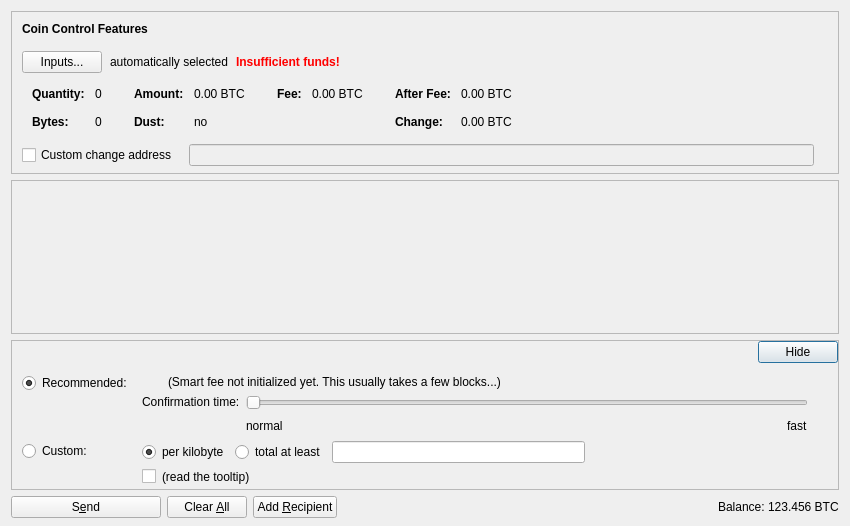
<?xml version="1.0" encoding="UTF-8"?>
<ui version="4.0">
 <class>SendCoinsDialog</class>
 <widget class="QDialog" name="SendCoinsDialog">
  <property name="geometry">
   <rect>
    <x>0</x>
    <y>0</y>
    <width>850</width>
    <height>526</height>
   </rect>
  </property>
  <property name="windowTitle">
   <string>Send Coins</string>
  </property>
  <layout class="QVBoxLayout" name="verticalLayout" stretch="0,1,0,0">
   <property name="bottomMargin">
    <number>8</number>
   </property>
   <item>
    <widget class="QFrame" name="frameCoinControl">
     <property name="sizePolicy">
      <sizepolicy hsizetype="Expanding" vsizetype="Expanding">
       <horstretch>0</horstretch>
       <verstretch>0</verstretch>
      </sizepolicy>
     </property>
     <property name="maximumSize">
      <size>
       <width>16777215</width>
       <height>16777215</height>
      </size>
     </property>
     <property name="frameShape">
      <enum>QFrame::StyledPanel</enum>
     </property>
     <property name="frameShadow">
      <enum>QFrame::Sunken</enum>
     </property>
     <layout class="QVBoxLayout" name="verticalLayoutCoinControl2">
      <property name="spacing">
       <number>0</number>
      </property>
      <property name="leftMargin">
       <number>0</number>
      </property>
      <property name="topMargin">
       <number>0</number>
      </property>
      <property name="rightMargin">
       <number>0</number>
      </property>
      <property name="bottomMargin">
       <number>6</number>
      </property>
      <item>
       <layout class="QVBoxLayout" name="verticalLayoutCoinControl" stretch="0,0,0,0,1">
        <property name="spacing">
         <number>0</number>
        </property>
        <property name="leftMargin">
         <number>10</number>
        </property>
        <property name="topMargin">
         <number>10</number>
        </property>
        <item>
         <layout class="QHBoxLayout" name="horizontalLayoutCoinControl1">
          <property name="bottomMargin">
           <number>15</number>
          </property>
          <item>
           <widget class="QLabel" name="labelCoinControlFeatures">
            <property name="sizePolicy">
             <sizepolicy hsizetype="Preferred" vsizetype="Maximum">
              <horstretch>0</horstretch>
              <verstretch>0</verstretch>
             </sizepolicy>
            </property>
            <property name="font">
             <font>
              <weight>75</weight>
              <bold>true</bold>
             </font>
            </property>
            <property name="styleSheet">
             <string notr="true">font-weight:bold;</string>
            </property>
            <property name="text">
             <string>Coin Control Features</string>
            </property>
           </widget>
          </item>
         </layout>
        </item>
        <item>
         <layout class="QHBoxLayout" name="horizontalLayoutCoinControl2" stretch="0,0,0,0">
          <property name="spacing">
           <number>8</number>
          </property>
          <property name="bottomMargin">
           <number>10</number>
          </property>
          <item>
           <widget class="QPushButton" name="pushButtonCoinControl">
            <property name="styleSheet">
             <string notr="true"/>
            </property>
            <property name="text">
             <string>Inputs...</string>
            </property>
            <property name="autoDefault">
             <bool>false</bool>
            </property>
           </widget>
          </item>
          <item>
           <widget class="QLabel" name="labelCoinControlAutomaticallySelected">
            <property name="text">
             <string>automatically selected</string>
            </property>
            <property name="margin">
             <number>5</number>
            </property>
           </widget>
          </item>
          <item>
           <widget class="QLabel" name="labelCoinControlInsuffFunds">
            <property name="font">
             <font>
              <weight>75</weight>
              <bold>true</bold>
             </font>
            </property>
            <property name="styleSheet">
             <string notr="true">color:red;font-weight:bold;</string>
            </property>
            <property name="text">
             <string>Insufficient funds!</string>
            </property>
            <property name="margin">
             <number>5</number>
            </property>
           </widget>
          </item>
          <item>
           <spacer name="horizontalSpacerCoinControl">
            <property name="orientation">
             <enum>Qt::Horizontal</enum>
            </property>
            <property name="sizeHint" stdset="0">
             <size>
              <width>40</width>
              <height>1</height>
             </size>
            </property>
           </spacer>
          </item>
         </layout>
        </item>
        <item>
         <widget class="QWidget" name="widgetCoinControl" native="true">
          <property name="sizePolicy">
           <sizepolicy hsizetype="Preferred" vsizetype="Preferred">
            <horstretch>0</horstretch>
            <verstretch>0</verstretch>
           </sizepolicy>
          </property>
          <property name="minimumSize">
           <size>
            <width>0</width>
            <height>0</height>
           </size>
          </property>
          <property name="styleSheet">
           <string notr="true"/>
          </property>
          <layout class="QHBoxLayout" name="horizontalLayoutCoinControl5">
           <property name="leftMargin">
            <number>0</number>
           </property>
           <property name="topMargin">
            <number>0</number>
           </property>
           <property name="rightMargin">
            <number>0</number>
           </property>
           <property name="bottomMargin">
            <number>0</number>
           </property>
           <item>
            <layout class="QHBoxLayout" name="horizontalLayoutCoinControl3" stretch="0,0,0,1">
             <property name="spacing">
              <number>20</number>
             </property>
             <property name="topMargin">
              <number>0</number>
             </property>
             <property name="bottomMargin">
              <number>10</number>
             </property>
             <item>
              <layout class="QFormLayout" name="formLayoutCoinControl1">
               <property name="horizontalSpacing">
                <number>10</number>
               </property>
               <property name="verticalSpacing">
                <number>14</number>
               </property>
               <property name="leftMargin">
                <number>10</number>
               </property>
               <property name="topMargin">
                <number>4</number>
               </property>
               <property name="rightMargin">
                <number>6</number>
               </property>
               <item row="0" column="0">
                <widget class="QLabel" name="labelCoinControlQuantityText">
                 <property name="font">
                  <font>
                   <weight>75</weight>
                   <bold>true</bold>
                  </font>
                 </property>
                 <property name="text">
                  <string>Quantity:</string>
                 </property>
                 <property name="margin">
                  <number>0</number>
                 </property>
                </widget>
               </item>
               <item row="0" column="1">
                <widget class="QLabel" name="labelCoinControlQuantity">
                 <property name="cursor">
                  <cursorShape>IBeamCursor</cursorShape>
                 </property>
                 <property name="contextMenuPolicy">
                  <enum>Qt::ActionsContextMenu</enum>
                 </property>
                 <property name="text">
                  <string notr="true">0</string>
                 </property>
                 <property name="margin">
                  <number>0</number>
                 </property>
                 <property name="textInteractionFlags">
                  <set>Qt::LinksAccessibleByMouse|Qt::TextSelectableByKeyboard|Qt::TextSelectableByMouse</set>
                 </property>
                </widget>
               </item>
               <item row="1" column="0">
                <widget class="QLabel" name="labelCoinControlBytesText">
                 <property name="font">
                  <font>
                   <weight>75</weight>
                   <bold>true</bold>
                  </font>
                 </property>
                 <property name="text">
                  <string>Bytes:</string>
                 </property>
                </widget>
               </item>
               <item row="1" column="1">
                <widget class="QLabel" name="labelCoinControlBytes">
                 <property name="cursor">
                  <cursorShape>IBeamCursor</cursorShape>
                 </property>
                 <property name="contextMenuPolicy">
                  <enum>Qt::ActionsContextMenu</enum>
                 </property>
                 <property name="text">
                  <string notr="true">0</string>
                 </property>
                 <property name="textInteractionFlags">
                  <set>Qt::LinksAccessibleByMouse|Qt::TextSelectableByKeyboard|Qt::TextSelectableByMouse</set>
                 </property>
                </widget>
               </item>
              </layout>
             </item>
             <item>
              <layout class="QFormLayout" name="formLayoutCoinControl2">
               <property name="horizontalSpacing">
                <number>10</number>
               </property>
               <property name="verticalSpacing">
                <number>14</number>
               </property>
               <property name="leftMargin">
                <number>6</number>
               </property>
               <property name="topMargin">
                <number>4</number>
               </property>
               <property name="rightMargin">
                <number>6</number>
               </property>
               <item row="0" column="0">
                <widget class="QLabel" name="labelCoinControlAmountText">
                 <property name="font">
                  <font>
                   <weight>75</weight>
                   <bold>true</bold>
                  </font>
                 </property>
                 <property name="text">
                  <string>Amount:</string>
                 </property>
                 <property name="margin">
                  <number>0</number>
                 </property>
                </widget>
               </item>
               <item row="0" column="1">
                <widget class="QLabel" name="labelCoinControlAmount">
                 <property name="cursor">
                  <cursorShape>IBeamCursor</cursorShape>
                 </property>
                 <property name="contextMenuPolicy">
                  <enum>Qt::ActionsContextMenu</enum>
                 </property>
                 <property name="text">
                  <string notr="true">0.00 BTC</string>
                 </property>
                 <property name="textInteractionFlags">
                  <set>Qt::LinksAccessibleByMouse|Qt::TextSelectableByKeyboard|Qt::TextSelectableByMouse</set>
                 </property>
                </widget>
               </item>
               <item row="1" column="0">
                <widget class="QLabel" name="labelCoinControlLowOutputText">
                 <property name="font">
                  <font>
                   <weight>75</weight>
                   <bold>true</bold>
                  </font>
                 </property>
                 <property name="text">
                  <string>Dust:</string>
                 </property>
                </widget>
               </item>
               <item row="1" column="1">
                <widget class="QLabel" name="labelCoinControlLowOutput">
                 <property name="cursor">
                  <cursorShape>IBeamCursor</cursorShape>
                 </property>
                 <property name="contextMenuPolicy">
                  <enum>Qt::ActionsContextMenu</enum>
                 </property>
                 <property name="text">
                  <string notr="true">no</string>
                 </property>
                 <property name="textInteractionFlags">
                  <set>Qt::LinksAccessibleByMouse|Qt::TextSelectableByKeyboard|Qt::TextSelectableByMouse</set>
                 </property>
                </widget>
               </item>
              </layout>
             </item>
             <item>
              <layout class="QFormLayout" name="formLayoutCoinControl3">
               <property name="horizontalSpacing">
                <number>10</number>
               </property>
               <property name="verticalSpacing">
                <number>14</number>
               </property>
               <property name="leftMargin">
                <number>6</number>
               </property>
               <property name="topMargin">
                <number>4</number>
               </property>
               <property name="rightMargin">
                <number>6</number>
               </property>
               <item row="0" column="0">
                <widget class="QLabel" name="labelCoinControlFeeText">
                 <property name="font">
                  <font>
                   <weight>75</weight>
                   <bold>true</bold>
                  </font>
                 </property>
                 <property name="text">
                  <string>Fee:</string>
                 </property>
                 <property name="margin">
                  <number>0</number>
                 </property>
                </widget>
               </item>
               <item row="0" column="1">
                <widget class="QLabel" name="labelCoinControlFee">
                 <property name="cursor">
                  <cursorShape>IBeamCursor</cursorShape>
                 </property>
                 <property name="contextMenuPolicy">
                  <enum>Qt::ActionsContextMenu</enum>
                 </property>
                 <property name="text">
                  <string notr="true">0.00 BTC</string>
                 </property>
                 <property name="textInteractionFlags">
                  <set>Qt::LinksAccessibleByMouse|Qt::TextSelectableByKeyboard|Qt::TextSelectableByMouse</set>
                 </property>
                </widget>
               </item>
             </layout>
             </item>
             <item>
              <layout class="QFormLayout" name="formLayoutCoinControl4">
               <property name="horizontalSpacing">
                <number>10</number>
               </property>
               <property name="verticalSpacing">
                <number>14</number>
               </property>
               <property name="leftMargin">
                <number>6</number>
               </property>
               <property name="topMargin">
                <number>4</number>
               </property>
               <property name="rightMargin">
                <number>6</number>
               </property>
               <item row="0" column="0">
                <widget class="QLabel" name="labelCoinControlAfterFeeText">
                 <property name="font">
                  <font>
                   <weight>75</weight>
                   <bold>true</bold>
                  </font>
                 </property>
                 <property name="text">
                  <string>After Fee:</string>
                 </property>
                 <property name="margin">
                  <number>0</number>
                 </property>
                </widget>
               </item>
               <item row="0" column="1">
                <widget class="QLabel" name="labelCoinControlAfterFee">
                 <property name="cursor">
                  <cursorShape>IBeamCursor</cursorShape>
                 </property>
                 <property name="contextMenuPolicy">
                  <enum>Qt::ActionsContextMenu</enum>
                 </property>
                 <property name="text">
                  <string notr="true">0.00 BTC</string>
                 </property>
                 <property name="textInteractionFlags">
                  <set>Qt::LinksAccessibleByMouse|Qt::TextSelectableByKeyboard|Qt::TextSelectableByMouse</set>
                 </property>
                </widget>
               </item>
               <item row="1" column="0">
                <widget class="QLabel" name="labelCoinControlChangeText">
                 <property name="font">
                  <font>
                   <weight>75</weight>
                   <bold>true</bold>
                  </font>
                 </property>
                 <property name="text">
                  <string>Change:</string>
                 </property>
                </widget>
               </item>
               <item row="1" column="1">
                <widget class="QLabel" name="labelCoinControlChange">
                 <property name="cursor">
                  <cursorShape>IBeamCursor</cursorShape>
                 </property>
                 <property name="contextMenuPolicy">
                  <enum>Qt::ActionsContextMenu</enum>
                 </property>
                 <property name="text">
                  <string notr="true">0.00 BTC</string>
                 </property>
                 <property name="textInteractionFlags">
                  <set>Qt::LinksAccessibleByMouse|Qt::TextSelectableByKeyboard|Qt::TextSelectableByMouse</set>
                 </property>
                </widget>
               </item>
              </layout>
             </item>
            </layout>
           </item>
          </layout>
         </widget>
        </item>
        <item>
         <layout class="QHBoxLayout" name="horizontalLayoutCoinControl4" stretch="0,0,0">
          <property name="spacing">
           <number>12</number>
          </property>
          <property name="sizeConstraint">
           <enum>QLayout::SetDefaultConstraint</enum>
          </property>
          <property name="topMargin">
           <number>5</number>
          </property>
          <property name="rightMargin">
           <number>5</number>
          </property>
          <item>
           <widget class="QCheckBox" name="checkBoxCoinControlChange">
            <property name="toolTip">
             <string>If this is activated, but the change address is empty or invalid, change will be sent to a newly generated address.</string>
            </property>
            <property name="text">
             <string>Custom change address</string>
            </property>
           </widget>
          </item>
          <item>
           <widget class="QValidatedLineEdit" name="lineEditCoinControlChange">
            <property name="enabled">
             <bool>false</bool>
            </property>
            <property name="sizePolicy">
             <sizepolicy hsizetype="Expanding" vsizetype="Fixed">
              <horstretch>0</horstretch>
              <verstretch>0</verstretch>
             </sizepolicy>
            </property>
           </widget>
          </item>
          <item>
           <widget class="QLabel" name="labelCoinControlChangeLabel">
            <property name="sizePolicy">
             <sizepolicy hsizetype="Preferred" vsizetype="Expanding">
              <horstretch>0</horstretch>
              <verstretch>0</verstretch>
             </sizepolicy>
            </property>
            <property name="minimumSize">
             <size>
              <width>0</width>
              <height>0</height>
             </size>
            </property>
            <property name="text">
             <string/>
            </property>
            <property name="margin">
             <number>3</number>
            </property>
           </widget>
          </item>
         </layout>
        </item>
        <item>
         <spacer name="verticalSpacerCoinControl">
          <property name="orientation">
           <enum>Qt::Vertical</enum>
          </property>
          <property name="sizeHint" stdset="0">
           <size>
            <width>800</width>
            <height>1</height>
           </size>
          </property>
         </spacer>
        </item>
       </layout>
      </item>
     </layout>
    </widget>
   </item>
   <item>
    <widget class="QScrollArea" name="scrollArea">
     <property name="widgetResizable">
      <bool>true</bool>
     </property>
     <widget class="QWidget" name="scrollAreaWidgetContents">
      <property name="geometry">
       <rect>
        <x>0</x>
        <y>0</y>
        <width>830</width>
        <height>104</height>
       </rect>
      </property>
      <layout class="QVBoxLayout" name="verticalLayout_2" stretch="0,1">
       <property name="leftMargin">
        <number>0</number>
       </property>
       <property name="topMargin">
        <number>0</number>
       </property>
       <property name="rightMargin">
        <number>0</number>
       </property>
       <property name="bottomMargin">
        <number>0</number>
       </property>
       <item>
        <layout class="QVBoxLayout" name="entries">
         <property name="spacing">
          <number>6</number>
         </property>
        </layout>
       </item>
       <item>
        <spacer name="verticalSpacer">
         <property name="orientation">
          <enum>Qt::Vertical</enum>
         </property>
         <property name="sizeHint" stdset="0">
          <size>
           <width>20</width>
           <height>40</height>
          </size>
         </property>
        </spacer>
       </item>
      </layout>
     </widget>
    </widget>
   </item>
   <item>
    <widget class="QFrame" name="frameFee">
     <property name="sizePolicy">
      <sizepolicy hsizetype="Expanding" vsizetype="Expanding">
       <horstretch>0</horstretch>
       <verstretch>0</verstretch>
      </sizepolicy>
     </property>
     <property name="maximumSize">
      <size>
       <width>16777215</width>
       <height>16777215</height>
      </size>
     </property>
     <property name="frameShape">
      <enum>QFrame::StyledPanel</enum>
     </property>
     <property name="frameShadow">
      <enum>QFrame::Sunken</enum>
     </property>
     <layout class="QVBoxLayout" name="verticalLayoutFee1">
      <property name="spacing">
       <number>0</number>
      </property>
      <property name="leftMargin">
       <number>0</number>
      </property>
      <property name="topMargin">
       <number>0</number>
      </property>
      <property name="rightMargin">
       <number>0</number>
      </property>
      <property name="bottomMargin">
       <number>0</number>
      </property>
      <item>
       <layout class="QVBoxLayout" name="verticalLayoutFee2" stretch="0,0,0">
        <property name="spacing">
         <number>0</number>
        </property>
        <property name="leftMargin">
         <number>10</number>
        </property>
        <property name="topMargin">
         <number>0</number>
        </property>
        <item>
         <layout class="QHBoxLayout" name="horizontalLayoutFee1">
          <property name="bottomMargin">
           <number>0</number>
          </property>
          <item>
           <layout class="QVBoxLayout" name="verticalLayoutFee7">
            <property name="spacing">
             <number>0</number>
            </property>
            <item>
             <spacer name="verticalSpacerSmartFee">
              <property name="orientation">
               <enum>Qt::Vertical</enum>
              </property>
              <property name="sizeType">
               <enum>QSizePolicy::Fixed</enum>
              </property>
              <property name="sizeHint" stdset="0">
               <size>
                <width>1</width>
                <height>4</height>
               </size>
              </property>
             </spacer>
            </item>
            <item>
             <spacer name="verticalSpacer_5">
              <property name="orientation">
               <enum>Qt::Vertical</enum>
              </property>
              <property name="sizeHint" stdset="0">
               <size>
                <width>1</width>
                <height>1</height>
               </size>
              </property>
             </spacer>
            </item>
           </layout>
          </item>
          <item>
           <spacer name="horizontalSpacer_4">
            <property name="orientation">
             <enum>Qt::Horizontal</enum>
            </property>
            <property name="sizeHint" stdset="0">
             <size>
              <width>40</width>
              <height>20</height>
             </size>
            </property>
           </spacer>
          </item>
          <item>
           <widget class="QPushButton" name="buttonMinimizeFee">
            <property name="toolTip">
             <string>collapse fee-settings</string>
            </property>
            <property name="text">
             <string>Hide</string>
            </property>
           </widget>
          </item>
         </layout>
        </item>
        <item>
         <widget class="QFrame" name="frameFeeSelection">
          <layout class="QVBoxLayout" name="verticalLayoutFee12">
           <property name="spacing">
            <number>0</number>
           </property>
           <property name="leftMargin">
            <number>0</number>
           </property>
           <property name="topMargin">
            <number>0</number>
           </property>
           <property name="rightMargin">
            <number>0</number>
           </property>
           <property name="bottomMargin">
            <number>0</number>
           </property>
           <item>
            <layout class="QGridLayout" name="gridLayoutFee">
             <property name="topMargin">
              <number>10</number>
             </property>
             <property name="bottomMargin">
              <number>4</number>
             </property>
             <property name="horizontalSpacing">
              <number>10</number>
             </property>
             <property name="verticalSpacing">
              <number>4</number>
             </property>
             <item row="1" column="1">
              <layout class="QVBoxLayout" name="verticalLayoutFee8">
               <property name="spacing">
                <number>6</number>
               </property>
               <item>
                <layout class="QHBoxLayout" name="horizontalLayoutFee13">
                 <item>
                  <widget class="QRadioButton" name="radioCustomPerKilobyte">
                   <property name="toolTip">
                    <string>If the custom fee is set to 1000 satoshis and the transaction is only 250 bytes, then &quot;per kilobyte&quot; only pays 250 satoshis in fee, while &quot;total at least&quot; pays 1000 satoshis. For transactions bigger than a kilobyte both pay by kilobyte.</string>
                   </property>
                   <property name="text">
                    <string>per kilobyte</string>
                   </property>
                   <property name="checked">
                    <bool>true</bool>
                   </property>
                   <attribute name="buttonGroup">
                    <string notr="true">groupCustomFee</string>
                   </attribute>
                  </widget>
                 </item>
                 <item>
                  <widget class="QRadioButton" name="radioCustomAtLeast">
                   <property name="toolTip">
                    <string>If the custom fee is set to 1000 satoshis and the transaction is only 250 bytes, then &quot;per kilobyte&quot; only pays 250 satoshis in fee, while &quot;total at least&quot; pays 1000 satoshis. For transactions bigger than a kilobyte both pay by kilobyte.</string>
                   </property>
                   <property name="text">
                    <string>total at least</string>
                   </property>
                   <attribute name="buttonGroup">
                    <string notr="true">groupCustomFee</string>
                   </attribute>
                  </widget>
                 </item>
                 <item>
                  <widget class="BitcoinAmountField" name="customFee"/>
                 </item>
                 <item>
                  <spacer name="horizontalSpacer_6">
                   <property name="orientation">
                    <enum>Qt::Horizontal</enum>
                   </property>
                   <property name="sizeHint" stdset="0">
                    <size>
                     <width>1</width>
                     <height>1</height>
                    </size>
                   </property>
                  </spacer>
                 </item>
                </layout>
               </item>
               <item>
                <layout class="QHBoxLayout" name="horizontalLayoutFee8">
                 <item>
                  <widget class="QCheckBox" name="checkBoxMinimumFee">
                   <property name="toolTip">
                    <string>Paying only the minimum fee is just fine as long as there is less transaction volume than space in the blocks. But be aware that this can end up in a never confirming transaction once there is more demand for pavcoin transactions than the network can process.</string>
                   </property>
                   <property name="text">
                    <string/>
                   </property>
                  </widget>
                 </item>
                 <item>
                  <widget class="QLabel" name="labelMinFeeWarning">
                   <property name="enabled">
                    <bool>true</bool>
                   </property>
                   <property name="toolTip">
                    <string>Paying only the minimum fee is just fine as long as there is less transaction volume than space in the blocks. But be aware that this can end up in a never confirming transaction once there is more demand for pavcoin transactions than the network can process.</string>
                   </property>
                   <property name="text">
                    <string>(read the tooltip)</string>
                   </property>
                   <property name="margin">
                    <number>5</number>
                   </property>
                  </widget>
                 </item>
                 <item>
                  <spacer name="horizontalSpacer_2">
                   <property name="orientation">
                    <enum>Qt::Horizontal</enum>
                   </property>
                   <property name="sizeHint" stdset="0">
                    <size>
                     <width>1</width>
                     <height>1</height>
                    </size>
                   </property>
                  </spacer>
                 </item>
                </layout>
               </item>
              </layout>
             </item>
             <item row="0" column="0">
              <layout class="QVBoxLayout" name="verticalLayoutFee4" stretch="0,1">
               <item>
                <widget class="QRadioButton" name="radioSmartFee">
                 <property name="text">
                  <string>Recommended:</string>
                 </property>
                 <property name="checked">
                  <bool>true</bool>
                 </property>
                 <attribute name="buttonGroup">
                  <string notr="true">groupFee</string>
                 </attribute>
                </widget>
               </item>
               <item>
                <spacer name="verticalSpacer_2">
                 <property name="orientation">
                  <enum>Qt::Vertical</enum>
                 </property>
                 <property name="sizeHint" stdset="0">
                  <size>
                   <width>1</width>
                   <height>1</height>
                  </size>
                 </property>
                </spacer>
               </item>
              </layout>
             </item>
             <item row="1" column="0">
              <layout class="QVBoxLayout" name="verticalLayoutFee9" stretch="0,1">
               <item>
                <widget class="QRadioButton" name="radioCustomFee">
                 <property name="text">
                  <string>Custom:</string>
                 </property>
                 <attribute name="buttonGroup">
                  <string notr="true">groupFee</string>
                 </attribute>
                </widget>
               </item>
               <item>
                <spacer name="verticalSpacer_6">
                 <property name="orientation">
                  <enum>Qt::Vertical</enum>
                 </property>
                 <property name="sizeHint" stdset="0">
                  <size>
                   <width>1</width>
                   <height>1</height>
                  </size>
                 </property>
                </spacer>
               </item>
              </layout>
             </item>
             <item row="0" column="1">
              <layout class="QVBoxLayout" name="verticalLayoutFee3" stretch="0,0,1">
               <property name="spacing">
                <number>6</number>
               </property>
               <property name="topMargin">
                <number>2</number>
               </property>
               <item>
                <layout class="QHBoxLayout" name="horizontalLayoutFee12">
                 <item>
                  <widget class="QLabel" name="labelSmartFee">
                   <property name="text">
                    <string/>
                   </property>
                   <property name="margin">
                    <number>2</number>
                   </property>
                  </widget>
                 </item>
                 <item>
                  <widget class="QLabel" name="labelFeeEstimation">
                   <property name="text">
                    <string/>
                   </property>
                  </widget>
                 </item>
                 <item>
                  <widget class="QLabel" name="labelSmartFee2">
                   <property name="text">
                    <string>(Smart fee not initialized yet. This usually takes a few blocks...)</string>
                   </property>
                   <property name="margin">
                    <number>2</number>
                   </property>
                  </widget>
                 </item>
                 <item>
                  <spacer name="horizontalSpacer_5">
                   <property name="orientation">
                    <enum>Qt::Horizontal</enum>
                   </property>
                   <property name="sizeHint" stdset="0">
                    <size>
                     <width>1</width>
                     <height>1</height>
                    </size>
                   </property>
                  </spacer>
                 </item>
                </layout>
               </item>
               <item>
                <layout class="QHBoxLayout" name="horizontalLayoutFee9">
                 <item>
                  <layout class="QVBoxLayout" name="verticalLayoutFee6">
                   <item>
                    <widget class="QLabel" name="labelSmartFee3">
                     <property name="text">
                      <string>Confirmation time:</string>
                     </property>
                     <property name="margin">
                      <number>2</number>
                     </property>
                    </widget>
                   </item>
                   <item>
                    <spacer name="verticalSpacer_3">
                     <property name="orientation">
                      <enum>Qt::Vertical</enum>
                     </property>
                     <property name="sizeHint" stdset="0">
                      <size>
                       <width>1</width>
                       <height>1</height>
                      </size>
                     </property>
                    </spacer>
                   </item>
                  </layout>
                 </item>
                 <item>
                  <layout class="QVBoxLayout" name="verticalLayoutFee5">
                   <property name="rightMargin">
                    <number>30</number>
                   </property>
                   <item>
                    <widget class="QSlider" name="sliderSmartFee">
                     <property name="minimum">
                      <number>0</number>
                     </property>
                     <property name="maximum">
                      <number>24</number>
                     </property>
                     <property name="pageStep">
                      <number>1</number>
                     </property>
                     <property name="value">
                      <number>0</number>
                     </property>
                     <property name="orientation">
                      <enum>Qt::Horizontal</enum>
                     </property>
                     <property name="invertedAppearance">
                      <bool>false</bool>
                     </property>
                     <property name="invertedControls">
                      <bool>false</bool>
                     </property>
                     <property name="tickPosition">
                      <enum>QSlider::NoTicks</enum>
                     </property>
                    </widget>
                   </item>
                   <item>
                    <layout class="QHBoxLayout" name="horizontalLayoutFee10">
                     <item>
                      <widget class="QLabel" name="labelSmartFeeNormal">
                       <property name="text">
                        <string>normal</string>
                       </property>
                      </widget>
                     </item>
                     <item>
                      <spacer name="horizontalSpacer_3">
                       <property name="orientation">
                        <enum>Qt::Horizontal</enum>
                       </property>
                       <property name="sizeHint" stdset="0">
                        <size>
                         <width>40</width>
                         <height>20</height>
                        </size>
                       </property>
                      </spacer>
                     </item>
                     <item>
                      <widget class="QLabel" name="labelSmartFeeFast">
                       <property name="text">
                        <string>fast</string>
                       </property>
                      </widget>
                     </item>
                    </layout>
                   </item>
                  </layout>
                 </item>
                </layout>
               </item>
               <item>
                <spacer name="verticalSpacer_4">
                 <property name="orientation">
                  <enum>Qt::Vertical</enum>
                 </property>
                 <property name="sizeHint" stdset="0">
                  <size>
                   <width>1</width>
                   <height>1</height>
                  </size>
                 </property>
                </spacer>
               </item>
              </layout>
             </item>
            </layout>
           </item>
          </layout>
         </widget>
        </item>
        <item>
         <spacer name="verticalSpacerFee">
          <property name="orientation">
           <enum>Qt::Vertical</enum>
          </property>
          <property name="sizeHint" stdset="0">
           <size>
            <width>800</width>
            <height>1</height>
           </size>
          </property>
         </spacer>
        </item>
       </layout>
      </item>
     </layout>
    </widget>
   </item>
   <item>
    <layout class="QHBoxLayout" name="horizontalLayout">
     <item>
      <widget class="QPushButton" name="sendButton">
       <property name="minimumSize">
        <size>
         <width>150</width>
         <height>0</height>
        </size>
       </property>
       <property name="toolTip">
        <string>Confirm the send action</string>
       </property>
       <property name="text">
        <string>S&amp;end</string>
       </property>
       <property name="icon">
        <iconset resource="../bitcoin.qrc">
         <normaloff>:/icons/send</normaloff>:/icons/send</iconset>
       </property>
       <property name="autoDefault">
        <bool>false</bool>
       </property>
       <property name="default">
        <bool>false</bool>
       </property>
      </widget>
     </item>
     <item>
      <widget class="QPushButton" name="clearButton">
       <property name="sizePolicy">
        <sizepolicy hsizetype="Minimum" vsizetype="Fixed">
         <horstretch>0</horstretch>
         <verstretch>0</verstretch>
        </sizepolicy>
       </property>
       <property name="toolTip">
        <string>Clear all fields of the form.</string>
       </property>
       <property name="text">
        <string>Clear &amp;All</string>
       </property>
       <property name="icon">
        <iconset resource="../bitcoin.qrc">
         <normaloff>:/icons/remove</normaloff>:/icons/remove</iconset>
       </property>
       <property name="autoDefault">
        <bool>false</bool>
       </property>
      </widget>
     </item>
     <item>
      <widget class="QPushButton" name="addButton">
       <property name="toolTip">
        <string>Send to multiple recipients at once</string>
       </property>
       <property name="text">
        <string>Add &amp;Recipient</string>
       </property>
       <property name="icon">
        <iconset resource="../bitcoin.qrc">
         <normaloff>:/icons/add</normaloff>:/icons/add</iconset>
       </property>
       <property name="autoDefault">
        <bool>false</bool>
       </property>
      </widget>
     </item>
     <item>
      <spacer name="horizontalSpacer">
       <property name="orientation">
        <enum>Qt::Horizontal</enum>
       </property>
       <property name="sizeHint" stdset="0">
        <size>
         <width>40</width>
         <height>20</height>
        </size>
       </property>
      </spacer>
     </item>
     <item>
      <layout class="QHBoxLayout" name="horizontalLayout_2">
       <property name="spacing">
        <number>3</number>
       </property>
       <item>
        <widget class="QLabel" name="label">
         <property name="sizePolicy">
          <sizepolicy hsizetype="Preferred" vsizetype="Fixed">
           <horstretch>0</horstretch>
           <verstretch>0</verstretch>
          </sizepolicy>
         </property>
         <property name="text">
          <string>Balance:</string>
         </property>
        </widget>
       </item>
       <item>
        <widget class="QLabel" name="labelBalance">
         <property name="sizePolicy">
          <sizepolicy hsizetype="Preferred" vsizetype="Fixed">
           <horstretch>0</horstretch>
           <verstretch>0</verstretch>
          </sizepolicy>
         </property>
         <property name="cursor">
          <cursorShape>IBeamCursor</cursorShape>
         </property>
         <property name="text">
          <string notr="true">123.456 BTC</string>
         </property>
         <property name="textInteractionFlags">
          <set>Qt::LinksAccessibleByMouse|Qt::TextSelectableByKeyboard|Qt::TextSelectableByMouse</set>
         </property>
        </widget>
       </item>
      </layout>
     </item>
    </layout>
   </item>
  </layout>
 </widget>
 <customwidgets>
  <customwidget>
   <class>QValidatedLineEdit</class>
   <extends>QLineEdit</extends>
   <header>qvalidatedlineedit.h</header>
  </customwidget>
  <customwidget>
   <class>BitcoinAmountField</class>
   <extends>QLineEdit</extends>
   <header>bitcoinamountfield.h</header>
   <container>1</container>
  </customwidget>
 </customwidgets>
 <resources>
  <include location="../bitcoin.qrc"/>
 </resources>
 <connections/>
 <buttongroups>
  <buttongroup name="groupFee"/>
  <buttongroup name="groupCustomFee"/>
 </buttongroups>
</ui>
